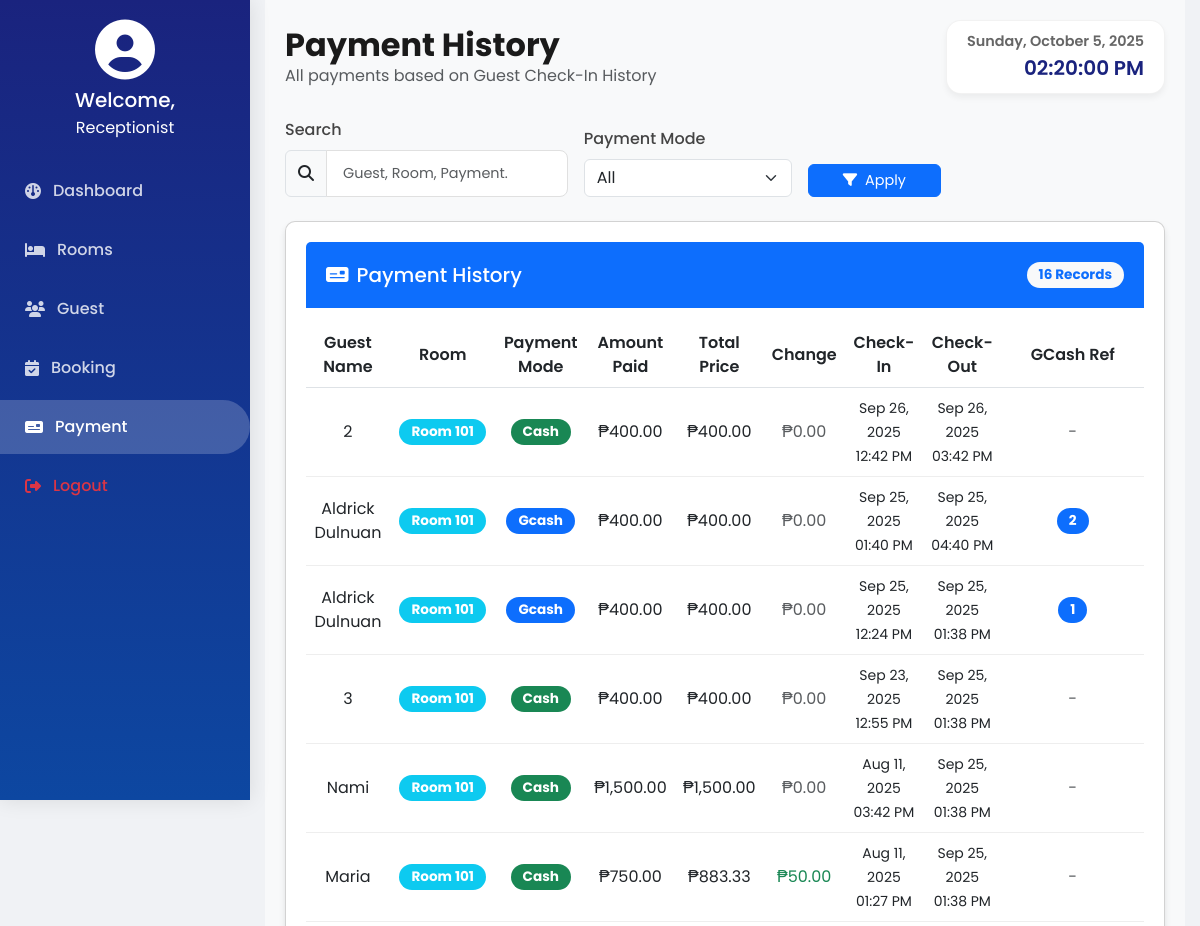
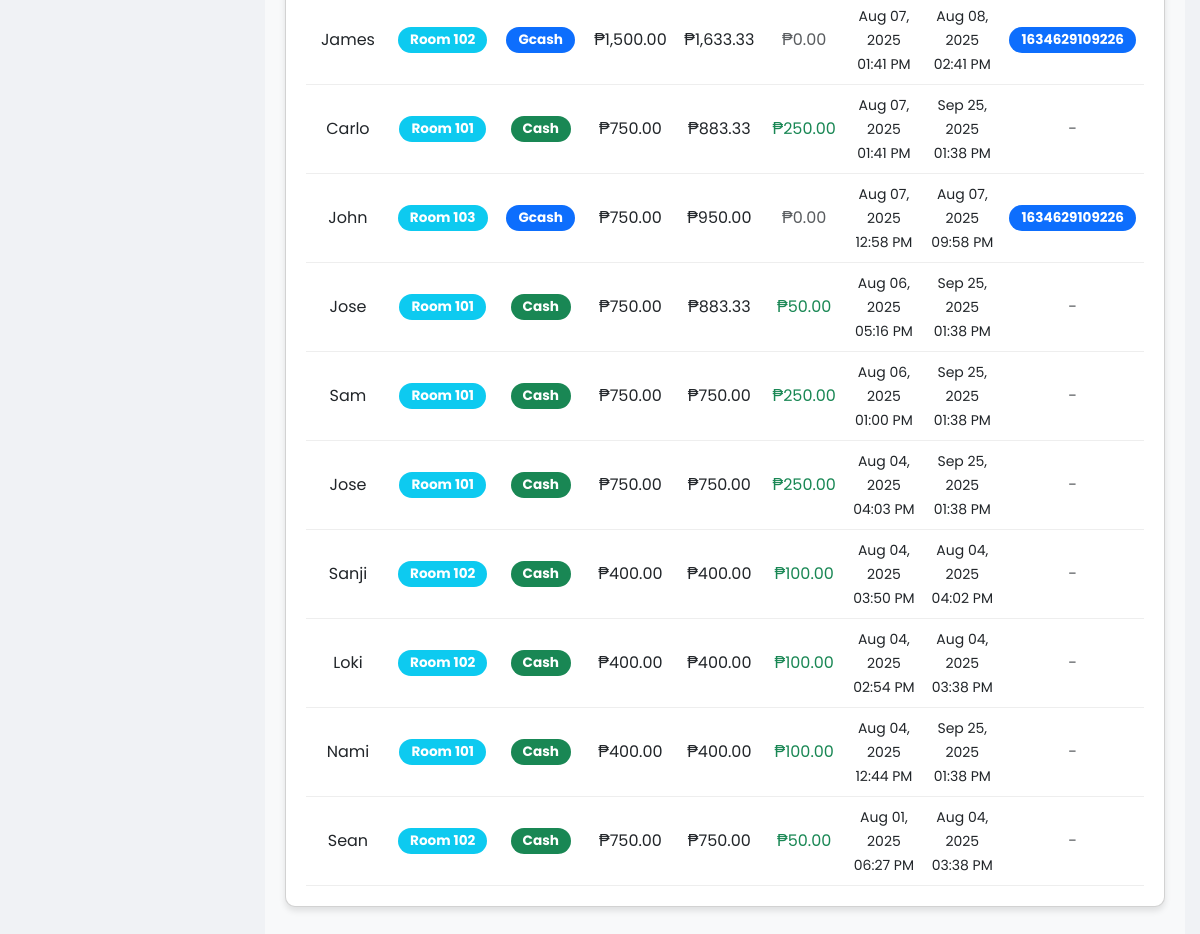
The page /receptionist-payment.php on the database as committed earlier (2 pictures, top to bottom).
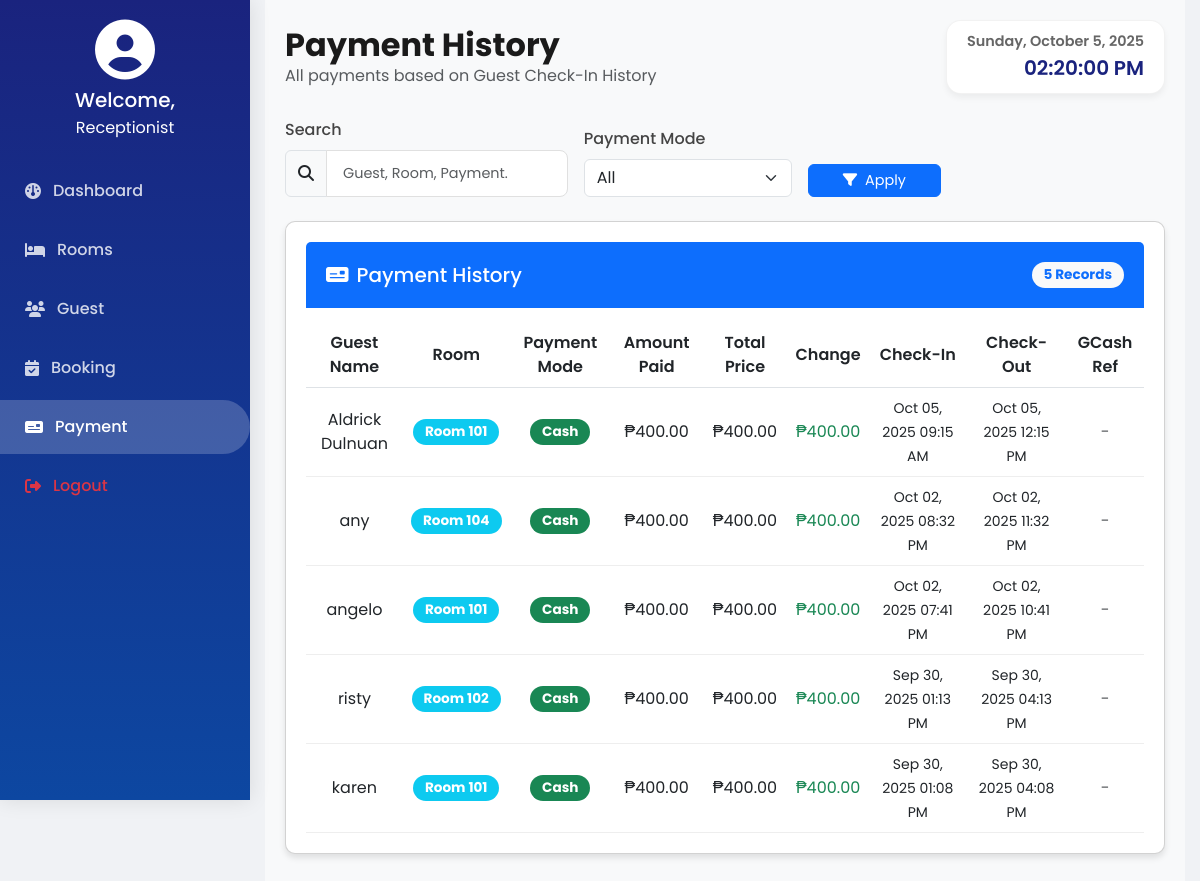
The same page on the database as committed later.
### tables this page shows
CREATE TABLE `checkins` (
  `id` int NOT NULL,
  `guest_name` varchar(100) NOT NULL,
  `address` varchar(255) NOT NULL,
  `telephone` varchar(15) NOT NULL,
  `room_number` int NOT NULL,
  `room_type` varchar(50) NOT NULL,
  `stay_duration` int NOT NULL,
  `total_price` decimal(10,2) NOT NULL,
  `amount_paid` decimal(10,2) NOT NULL,
  `change_amount` decimal(10,2) NOT NULL,
  `payment_mode` enum('cash','gcash') NOT NULL,
  `check_in_date` datetime NOT NULL,
  `check_out_date` datetime NOT NULL,
  `gcash_reference` varchar(100) DEFAULT NULL,
  `receptionist_id` int DEFAULT NULL
);

### receptionist-payment.php (the view, shortened to what this page needs)
<?php
require_once 'database.php';
$search = isset($_GET['search']) ? trim($conn->real_escape_string($_GET['search'])) : '';
$filter = isset($_GET['filter']) ? $_GET['filter'] : 'all';
$sql = "SELECT
    id,
    guest_name,
    room_number,
    room_type,
    payment_mode,
    amount_paid,
    total_price,
    change_amount,
    check_in_date,
    check_out_date,
    gcash_reference
FROM checkins WHERE 1=1";
$sql .= " ORDER BY check_in_date DESC";
$result = $conn->query($sql);
?>
<!DOCTYPE html>
<html lang="en">
<head>
    <link href="https://cdn.jsdelivr.net/npm/bootstrap@5.3.0/dist/css/bootstrap.min.css" rel="stylesheet">
    <link rel="stylesheet" href="https://cdnjs.cloudflare.com/ajax/libs/font-awesome/6.4.2/css/all.min.css">
    <link href="style.css" rel="stylesheet">
    <link rel="stylesheet" href="https://cdn.datatables.net/1.13.6/css/jquery.dataTables.min.css">
</head>
<body>
  <div class="sidebar" id="sidebar">
    <div class="user-info mb-4 text-center">
      <i class="fa-solid fa-user-circle mb-2" style="font-size: 60px;"></i>
      <h5 class="mb-1">Welcome,</h5>
      <p class="mb-0">Receptionist</p>
    </div>
    <a href="receptionist-dash.php"><i class="fa-solid fa-gauge"></i> Dashboard</a>
    <a href="receptionist-room.php"><i class="fa-solid fa-bed"></i> Rooms</a>
    <a href="receptionist-guest.php"><i class="fa-solid fa-users"></i> Guest</a>
    <a href="receptionist-booking.php"><i class="fa-solid fa-calendar-check"></i> Booking</a>
    <a href="receptionist-payment.php" class="active"><i class="fa-solid fa-money-check"></i> Payment</a>
    <a href="signin.php" class="text-danger"><i class="fa-solid fa-right-from-bracket"></i> Logout</a>
  </div>
  <div class="content">
    <div class="d-flex justify-content-between align-items-center mb-4">
        <div>
            <h2 class="fw-bold mb-0">Payment History</h2>
            <p class="text-muted mb-0">All payments based on Guest Check-In History</p>
        </div>
        <div class="clock-box text-end text-dark">
            <div id="currentDate" class="fw-semibold"></div>
            <div id="currentTime" class="fs-5"></div>
        </div>
    </div>
    <div class="search-filter-container mb-4">
        <form method="get" class="row g-3 align-items-end">
            <div class="col-md-4">
                <label for="searchInput" class="form-label">Search</label>
                <div class="input-group">
                    <span class="input-group-text"><i class="fas fa-search"></i></span>
                    <input type="text" name="search" id="searchInput" class="form-control" placeholder="Guest, Room, Payment." value="<?= htmlspecialchars($search) ?>">
                </div>
            </div>
            <div class="col-md-3">
                <label for="filterSelect" class="form-label">Payment Mode</label>
                <select name="filter" id="filterSelect" class="form-select" onchange="this.form.submit()">
                    <option value="all" <?= $filter === 'all' ? 'selected' : '' ?>>All</option>
                </select>
            </div>
            <div class="col-md-2 d-flex">
                <button type="submit" class="btn btn-primary flex-grow-1">
                    <i class="fas fa-filter me-2"></i>Apply
                </button>
            </div>
        </form>
    </div>
    <div class="card mb-4">
        <div class="card-header bg-primary text-white d-flex justify-content-between align-items-center">
            <h5 class="mb-0"><i class="fas fa-money-check me-2"></i>Payment History</h5>
            <span class="badge bg-light text-primary rounded-pill"><?= $result->num_rows ?> Records</span>
        </div>
        <div class="card-body p-0">
            <?php if ($result->num_rows > 0): ?>
            <div class="table-responsive">
                <table id="paymentTable" class="table table-hover mb-0">
                    <thead>
                        <tr>
                            <th>Guest Name</th>
                            <th>Room</th>
                            <th>Payment Mode</th>
                            <th>Amount Paid</th>
                            <th>Total Price</th>
                            <th>Change</th>
                            <th>Check-In</th>
                            <th>Check-Out</th>
                            <th>GCash Ref</th>
                        </tr>
                    </thead>
                    <tbody>
                        <?php while ($row = $result->fetch_assoc()): ?>
                        <tr>
                            <td><?= htmlspecialchars($row['guest_name']) ?></td>
                            <td>
                                <span class="badge bg-info">Room <?= htmlspecialchars($row['room_number']) ?></span>
                                <br>
                            </td>
                            <td>
                                <span class="badge bg-<?= strtolower($row['payment_mode']) === 'cash' ? 'success' : 'primary' ?>">
                                    <?= ucfirst($row['payment_mode']) ?>
                                </span>
                            </td>
                            <td>₱<?= number_format($row['amount_paid'], 2) ?></td>
                            <td>₱<?= number_format($row['total_price'], 2) ?></td>
                            <td>
                                <?php if ($row['change_amount'] > 0): ?>
                                    <span class="text-success">₱<?= number_format($row['change_amount'], 2) ?></span>
                                <?php else: ?>
                                    <span class="text-muted">₱0.00</span>
                                <?php endif; ?>
                            </td>
                            <td><small><?= date('M d, Y h:i A', strtotime($row['check_in_date'])) ?></small></td>
                            <td><small><?= date('M d, Y h:i A', strtotime($row['check_out_date'])) ?></small></td>
                            <td>
                                <?php if (!empty($row['gcash_reference'])): ?>
                                    <span class="badge bg-primary"><?= htmlspecialchars($row['gcash_reference']) ?></span>
                                <?php else: ?>
                                    <span class="text-muted">-</span>
                                <?php endif; ?>
                            </td>
                        </tr>
                        <?php endwhile; ?>
                    </tbody>
                </table>
            </div>
            <?php endif; ?>
        </div>
    </div>
  </div>
</body>
</html>

### style.css (style rules this page uses)
body { display: flex; background: #f0f2f5; font-family: 'Poppins', sans-serif; color: #1a1a1a; }
.sidebar { width: 280px; height: 100vh; background: linear-gradient(180deg, #1a237e, #0d47a1); color: white; position: fixed; padding-top: 20px; transition: all 0.3s ease-in-out; box-shadow: 0 0 20px rgba(0, 0, 0, 0.1); z-index: 1000; }
.sidebar .user-info { text-align: center; margin-bottom: 20px; }
.sidebar .user-info i { font-size: 60px; animation: fadeIn 1s ease-in-out; }
.sidebar a { color: rgba(255, 255, 255, 0.8); text-decoration: none; padding: 15px 25px; display: flex; align-items: center; gap: 12px; transition: all 0.3s ease-in-out; border-radius: 0 30px 30px 0; margin: 5px 0; font-weight: 500; }
.sidebar a.active { background: rgba(255, 255, 255, 0.2); color: white; }
.content { margin-left: 280px; padding: 30px; width: calc(100% - 280px); transition: all 0.3s ease-in-out; min-height: 100vh; background: #f8f9fa; }
.content { margin-left: 260px; padding: 20px; }
.card-header { border-bottom: none; padding: 1.25rem; }
.card-body { padding: 1.5rem; }
.card { transition: all 0.3s ease; }
.form-control { border: 1px solid #e0e0e0; padding: 0.75rem 1rem; font-size: 0.9rem; border-radius: 8px; transition: all 0.3s ease; }
.form-label { font-weight: 500; color: #444; margin-bottom: 0.5rem; }
.clock-box { padding: 10px 20px; background-color: white; border-radius: 15px; box-shadow: 0 4px 6px rgba(0,0,0,0.05); border: 1px solid rgba(0,0,0,0.05); }
#currentDate { font-size: 0.9rem; color: #666; }
#currentTime { font-size: 1.2rem; font-weight: 600; color: #1a237e; }
.table th, .table td { text-align: center; vertical-align: middle; }
.btn { font-size: 0.9rem; padding: 5px 10px; }

### receptionist-payment.php (style rules this page uses)
body { font-family: 'Poppins', sans-serif; }
.sidebar { width: 250px; position: fixed; top: 0; left: 0; height: 100vh; }
.content { margin-left: 265px; max-width: 1400px; margin-right: auto; padding: 20px; }
.card { border-radius: 10px; box-shadow: 0 4px 6px rgba(0,0,0,0.1); transition: transform 0.2s ease; background: #fff; padding: 20px; }
table { width: 100%; border-collapse: collapse; margin-top: 15px; }
table th { background: #f8f9fa; text-align: left; padding: 14px 16px; font-weight: 600; }
table td { padding: 14px 16px; border-bottom: 1px solid #eee; vertical-align: middle; }
.badge { padding: 6px 12px; font-size: 0.85rem; border-radius: 20px; }

Rows that differ between the two databases and show on the page:
removed checkins: guest_name "2", room_number "101", payment_mode "Cash", amount_paid "400.00", total_price "400.00", change_amount "₱0.00", check_in_date "Sep 26, 2025 12:42 PM", check_out_date "Sep 26, 2025 03:42 PM"
removed checkins: guest_name "Aldrick Dulnuan", room_number "101", payment_mode "Gcash", amount_paid "400.00", total_price "400.00", change_amount "₱0.00", check_in_date "Sep 25, 2025 01:40 PM", check_out_date "Sep 25, 2025 04:40 PM", gcash_reference "2"
removed checkins: guest_name "Aldrick Dulnuan", room_number "101", payment_mode "Gcash", amount_paid "400.00", total_price "400.00", change_amount "₱0.00", check_in_date "Sep 25, 2025 12:24 PM", check_out_date "Sep 25, 2025 01:38 PM", gcash_reference "1"
removed checkins: guest_name "3", room_number "101", payment_mode "Cash", amount_paid "400.00", total_price "400.00", change_amount "₱0.00", check_in_date "Sep 23, 2025 12:55 PM", check_out_date "Sep 25, 2025 01:38 PM"
removed checkins: guest_name "Nami", room_number "101", payment_mode "Cash", amount_paid "1,500.00", total_price "1,500.00", change_amount "₱0.00", check_in_date "Aug 11, 2025 03:42 PM", check_out_date "Sep 25, 2025 01:38 PM"
removed checkins: guest_name "Maria", room_number "101", payment_mode "Cash", amount_paid "750.00", total_price "883.33", change_amount "50.00", check_in_date "Aug 11, 2025 01:27 PM", check_out_date "Sep 25, 2025 01:38 PM"
removed checkins: guest_name "James", room_number "102", payment_mode "Gcash", amount_paid "1,500.00", total_price "1,633.33", change_amount "₱0.00", check_in_date "Aug 07, 2025 01:41 PM", check_out_date "Aug 08, 2025 02:41 PM", gcash_reference "1634629109226"
removed checkins: guest_name "Carlo", room_number "101", payment_mode "Cash", amount_paid "750.00", total_price "883.33", change_amount "250.00", check_in_date "Aug 07, 2025 01:41 PM", check_out_date "Sep 25, 2025 01:38 PM"
removed checkins: guest_name "John", room_number "103", payment_mode "Gcash", amount_paid "750.00", total_price "950.00", change_amount "₱0.00", check_in_date "Aug 07, 2025 12:58 PM", check_out_date "Aug 07, 2025 09:58 PM", gcash_reference "1634629109226"
removed checkins: guest_name "Jose", room_number "101", payment_mode "Cash", amount_paid "750.00", total_price "883.33", change_amount "50.00", check_in_date "Aug 06, 2025 05:16 PM", check_out_date "Sep 25, 2025 01:38 PM"
removed checkins: guest_name "Sam", room_number "101", payment_mode "Cash", amount_paid "750.00", total_price "750.00", change_amount "250.00", check_in_date "Aug 06, 2025 01:00 PM", check_out_date "Sep 25, 2025 01:38 PM"
removed checkins: guest_name "Jose", room_number "101", payment_mode "Cash", amount_paid "750.00", total_price "750.00", change_amount "250.00", check_in_date "Aug 04, 2025 04:03 PM", check_out_date "Sep 25, 2025 01:38 PM"
removed checkins: guest_name "Sanji", room_number "102", payment_mode "Cash", amount_paid "400.00", total_price "400.00", change_amount "100.00", check_in_date "Aug 04, 2025 03:50 PM", check_out_date "Aug 04, 2025 04:02 PM"
removed checkins: guest_name "Loki", room_number "102", payment_mode "Cash", amount_paid "400.00", total_price "400.00", change_amount "100.00", check_in_date "Aug 04, 2025 02:54 PM", check_out_date "Aug 04, 2025 03:38 PM"
removed checkins: guest_name "Nami", room_number "101", payment_mode "Cash", amount_paid "400.00", total_price "400.00", change_amount "100.00", check_in_date "Aug 04, 2025 12:44 PM", check_out_date "Sep 25, 2025 01:38 PM"
removed checkins: guest_name "Sean", room_number "102", payment_mode "Cash", amount_paid "750.00", total_price "750.00", change_amount "50.00", check_in_date "Aug 01, 2025 06:27 PM", check_out_date "Aug 04, 2025 03:38 PM"
added checkins: guest_name "Aldrick Dulnuan", room_number "101", payment_mode "Cash", amount_paid "400.00", total_price "400.00", change_amount "400.00", check_in_date "Oct 05, 2025 09:15 AM", check_out_date "Oct 05, 2025 12:15 PM"
added checkins: guest_name "any", room_number "104", payment_mode "Cash", amount_paid "400.00", total_price "400.00", change_amount "400.00", check_in_date "Oct 02, 2025 08:32 PM", check_out_date "Oct 02, 2025 11:32 PM"
added checkins: guest_name "angelo", room_number "101", payment_mode "Cash", amount_paid "400.00", total_price "400.00", change_amount "400.00", check_in_date "Oct 02, 2025 07:41 PM", check_out_date "Oct 02, 2025 10:41 PM"
added checkins: guest_name "risty", room_number "102", payment_mode "Cash", amount_paid "400.00", total_price "400.00", change_amount "400.00", check_in_date "Sep 30, 2025 01:13 PM", check_out_date "Sep 30, 2025 04:13 PM"
added checkins: guest_name "karen", room_number "101", payment_mode "Cash", amount_paid "400.00", total_price "400.00", change_amount "400.00", check_in_date "Sep 30, 2025 01:08 PM", check_out_date "Sep 30, 2025 04:08 PM"
Other text that changed with them:
$result->num_rows: "16" → "5"
